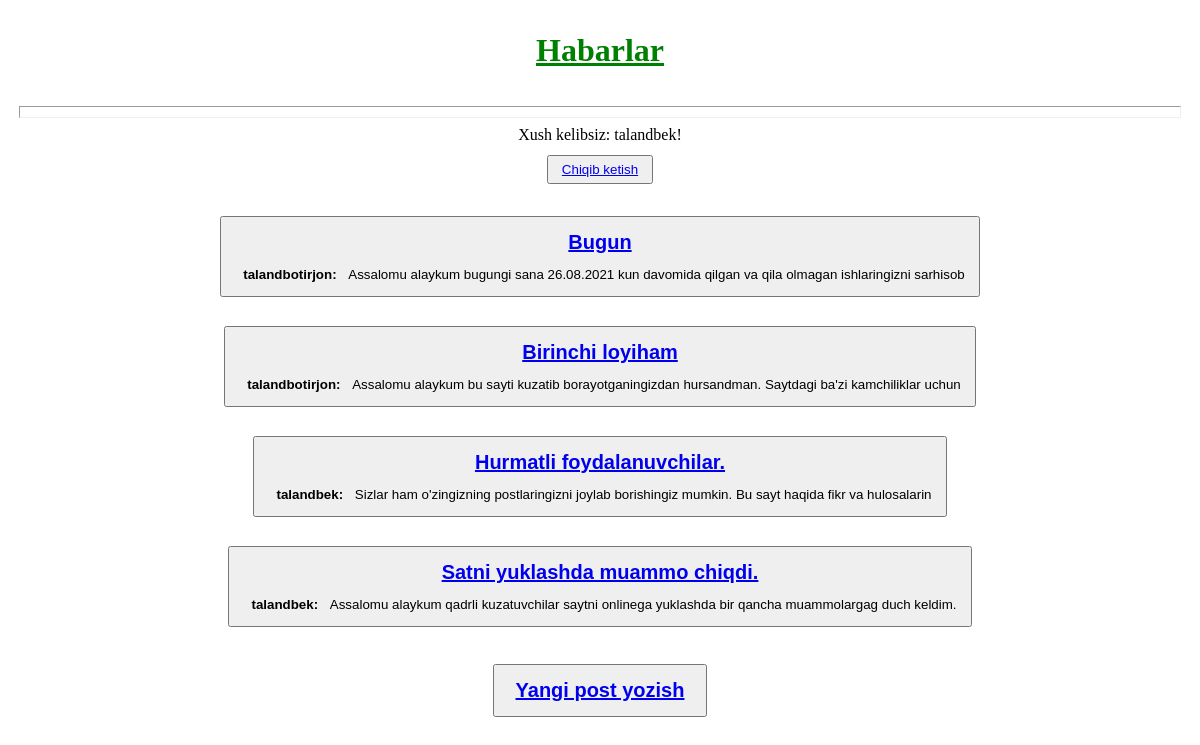
The app's page / (signed in) with its own data.
### blog/models.py (models this page shows, shortened)
class Post(models.Model):
    title = models.CharField(max_length=200)
    author = models.ForeignKey(
        'auth.User',
        on_delete=models.CASCADE
    )
    body = models.TextField()

### blog/views.py (the view)
# urls.py: path('', BlogListView.as_view(), name = 'home'),
class BlogListView(ListView):
    model = Post
    template_name = 'home.html'

### templates/home.html
{% extends 'base.html' %}
{% block content %}
    {% for post in object_list %}
        <div class="post-entry" >
            <button>
            <h2><a href="{% url 'post_detail' post.pk %}" >{{ post.title }}</a></h2>
            <p>
                <b>{{ post.author }}: </b>
                {{ post.body | slice:":100" }}</p>
            </button>
        </div>
    {% endfor %}
{% endblock content %}

### templates/base.html (shortened to what this page needs)
{% load static %}
<!DOCTYPE html>
<html lang="en" xmlns="http://www.w3.org/1999/html">
<head>
    <link rel="stylesheet" href="{% static 'css/base.css' %}" >
</head>
<body>
    <header>
        <h1><a href="{% url 'home' %}" > Habarlar</a></h1>
    </header>
    <br>
    <hr style="color: red" >
    {% if user.is_authenticated %}
        <p>Xush kelibsiz:  {{ user.username }}! </p>
        <button><a href="{% url 'logout' %}">Chiqib ketish</a></button>
    {% else %}
        <p>
            <button><a href="{% url 'login' %}">Saytga kirish </a></button>
            <button><a href="{% url 'signup' %}">Ro'yhatdan o'tish. </a></button>
        </p>
    {% endif %}
    <div>
        {% block content %}
        {% endblock content %}
    </div>
    <footer>
        <button>
            <h2>
                <a href="{% url 'post_new' %}" >
                    Yangi post yozish
                </a>
            </h2>
        </button>
    </footer>
</body>
</html>

### static/css/base.css (style rules this page uses)
* { margin: 3px; padding: 5px; text-align: center; }
header h1 a { padding: 5px 10px; color: green; text-align: center; }
div { padding: 10px 15px ; }

### records on screen
Post: title "Bugun", author "talandbotirjon", body "Assalomu alaykum bugungi sana 26.08.2021 kun davomida qilgan va qila olmagan ishlaringizni sarhisob"
Post: title "Birinchi loyiham", author "talandbotirjon", body "Assalomu alaykum bu sayti kuzatib borayotganingizdan hursandman. Saytdagi ba'zi kamchiliklar uchun"
Post: title "Hurmatli foydalanuvchilar.", author "talandbek", body "Sizlar ham o'zingizning postlaringizni joylab borishingiz mumkin. Bu sayt haqida fikr va hulosalarin"
Post: title "Satni yuklashda muammo chiqdi.", author "talandbek", body "Assalomu alaykum qadrli kuzatuvchilar saytni onlinega yuklashda bir qancha muammolargag duch keldim."

### other values on screen
{{ user.username }} "talandbek"
